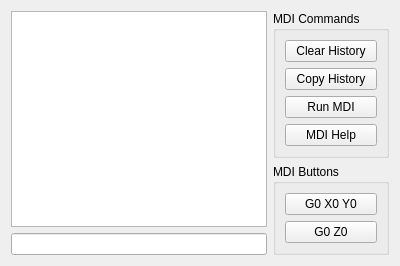
      <widget class="QWidget" name="tab_6">
       <attribute name="title">
        <string>MDI</string>
       </attribute>
       <layout class="QGridLayout" name="gridLayout_9">
        <item row="0" column="0" rowspan="2">
         <widget class="QListWidget" name="mdi_history_lw"/>
        </item>
        <item row="0" column="1">
         <widget class="QGroupBox" name="groupBox_4">
          <property name="title">
           <string>MDI Commands</string>
          </property>
          <layout class="QGridLayout" name="gridLayout_12">
           <item row="0" column="0">
            <widget class="QPushButton" name="clear_mdi_history_pb">
             <property name="text">
              <string>Clear History</string>
             </property>
            </widget>
           </item>
           <item row="1" column="0">
            <widget class="QPushButton" name="copy_mdi_history_pb">
             <property name="text">
              <string>Copy History</string>
             </property>
            </widget>
           </item>
           <item row="2" column="0">
            <widget class="QPushButton" name="run_mdi_pb">
             <property name="text">
              <string>Run MDI</string>
             </property>
            </widget>
           </item>
           <item row="3" column="0">
            <widget class="QPushButton" name="pushButton_7">
             <property name="text">
              <string>MDI Help</string>
             </property>
             <property name="function" stdset="0">
              <string>help</string>
             </property>
             <property name="file" stdset="0">
              <string>mdi_help.txt</string>
             </property>
             <property name="topic" stdset="0">
              <string>Help On MDI</string>
             </property>
             <property name="horz_size" stdset="0">
              <string>500</string>
             </property>
             <property name="vert_size" stdset="0">
              <string>500</string>
             </property>
             <property name="x_pos" stdset="0">
              <string>100</string>
             </property>
             <property name="y_pos" stdset="0">
              <string>250</string>
             </property>
            </widget>
           </item>
          </layout>
         </widget>
        </item>
        <item row="1" column="1" rowspan="2">
         <widget class="QGroupBox" name="groupBox_10">
          <property name="title">
           <string>MDI Buttons</string>
          </property>
          <layout class="QGridLayout" name="gridLayout_24">
           <item row="0" column="0">
            <widget class="QPushButton" name="pushButton">
             <property name="text">
              <string>G0 X0 Y0</string>
             </property>
             <property name="function" stdset="0">
              <string>mdi</string>
             </property>
             <property name="command" stdset="0">
              <string>G0 X0 Y0</string>
             </property>
            </widget>
           </item>
           <item row="1" column="0">
            <widget class="QPushButton" name="pushButton_2">
             <property name="text">
              <string>G0 Z0</string>
             </property>
             <property name="function" stdset="0">
              <string>mdi</string>
             </property>
             <property name="command" stdset="0">
              <string>G0 Z0</string>
             </property>
            </widget>
           </item>
          </layout>
         </widget>
        </item>
        <item row="2" column="0">
         <widget class="QLineEdit" name="mdi_command_le"/>
        </item>
       </layout>
      </widget>
